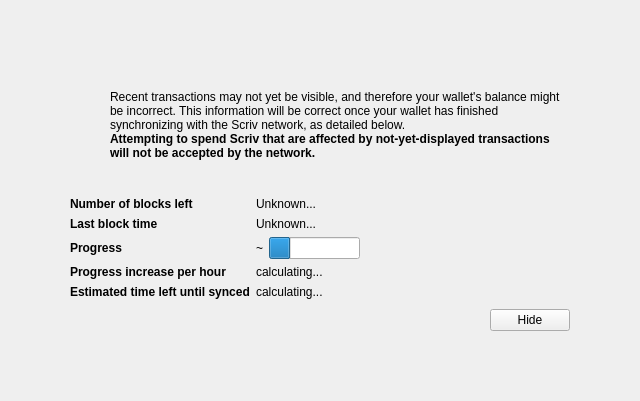
<?xml version="1.0" encoding="UTF-8"?>
<ui version="4.0">
 <class>ModalOverlay</class>
 <widget class="ModalOverlay" name="ModalOverlay">
  <property name="geometry">
   <rect>
    <x>0</x>
    <y>0</y>
    <width>640</width>
    <height>401</height>
   </rect>
  </property>
  <property name="windowTitle">
   <string>Form</string>
  </property>
  <layout class="QVBoxLayout" name="verticalLayout" stretch="0">
   <property name="sizeConstraint">
    <enum>QLayout::SetDefaultConstraint</enum>
   </property>
   <property name="leftMargin">
    <number>0</number>
   </property>
   <property name="topMargin">
    <number>0</number>
   </property>
   <property name="rightMargin">
    <number>0</number>
   </property>
   <property name="bottomMargin">
    <number>0</number>
   </property>
   <item>
    <widget class="QWidget" name="bgWidget" native="true">
     <property name="styleSheet">
      <string notr="true"/>
     </property>
     <layout class="QVBoxLayout" name="verticalLayoutMain" stretch="0">
      <property name="leftMargin">
       <number>60</number>
      </property>
      <property name="topMargin">
       <number>60</number>
      </property>
      <property name="rightMargin">
       <number>60</number>
      </property>
      <property name="bottomMargin">
       <number>60</number>
      </property>
      <item>
       <widget class="QWidget" name="contentWidget" native="true">
        <property name="styleSheet">
         <string notr="true"/>
        </property>
        <layout class="QVBoxLayout" name="verticalLayoutSub" stretch="1,0,0,0,0">
         <property name="spacing">
          <number>0</number>
         </property>
         <property name="leftMargin">
          <number>10</number>
         </property>
         <property name="topMargin">
          <number>10</number>
         </property>
         <property name="rightMargin">
          <number>10</number>
         </property>
         <property name="bottomMargin">
          <number>10</number>
         </property>
         <item>
          <layout class="QHBoxLayout" name="horizontalLayoutIconText" stretch="0,1">
           <property name="topMargin">
            <number>20</number>
           </property>
           <item>
            <layout class="QVBoxLayout" name="verticalLayoutIcon">
             <property name="leftMargin">
              <number>0</number>
             </property>
             <item>
              <widget class="QPushButton" name="warningIcon">
               <property name="enabled">
                <bool>false</bool>
               </property>
               <property name="text">
                <string/>
               </property>
               <property name="icon">
                <iconset>
                 <normaloff>:/icons/warning</normaloff>
                 <disabledoff>:/icons/warning</disabledoff>:/icons/warning</iconset>
               </property>
               <property name="iconSize">
                <size>
                 <width>48</width>
                 <height>48</height>
                </size>
               </property>
               <property name="flat">
                <bool>true</bool>
               </property>
              </widget>
             </item>
             <item>
              <spacer name="verticalSpacerWarningIcon">
               <property name="orientation">
                <enum>Qt::Vertical</enum>
               </property>
               <property name="sizeHint" stdset="0">
                <size>
                 <width>20</width>
                 <height>40</height>
                </size>
               </property>
              </spacer>
             </item>
            </layout>
           </item>
           <item>
            <layout class="QVBoxLayout" name="verticalLayoutInfoText">
             <property name="leftMargin">
              <number>0</number>
             </property>
             <property name="topMargin">
              <number>0</number>
             </property>
             <item>
              <widget class="QLabel" name="infoText">
               <property name="text">
                <string>Recent transactions may not yet be visible, and therefore your wallet's balance might be incorrect. This information will be correct once your wallet has finished synchronizing with the Scriv network, as detailed below.</string>
               </property>
               <property name="textFormat">
                <enum>Qt::RichText</enum>
               </property>
               <property name="wordWrap">
                <bool>true</bool>
               </property>
              </widget>
             </item>
             <item>
              <widget class="QLabel" name="infoTextStrong">
               <property name="font">
                <font>
                 <weight>75</weight>
                 <bold>true</bold>
                </font>
               </property>
               <property name="text">
                <string>Attempting to spend Scriv that are affected by not-yet-displayed transactions will not be accepted by the network.</string>
               </property>
               <property name="textFormat">
                <enum>Qt::RichText</enum>
               </property>
               <property name="wordWrap">
                <bool>true</bool>
               </property>
              </widget>
             </item>
             <item>
              <spacer name="verticalSpacerInTextSpace">
               <property name="orientation">
                <enum>Qt::Vertical</enum>
               </property>
               <property name="sizeHint" stdset="0">
                <size>
                 <width>20</width>
                 <height>40</height>
                </size>
               </property>
              </spacer>
             </item>
            </layout>
           </item>
          </layout>
         </item>
         <item>
          <spacer name="verticalSpacerAfterText">
           <property name="orientation">
            <enum>Qt::Vertical</enum>
           </property>
           <property name="sizeHint" stdset="0">
            <size>
             <width>20</width>
             <height>40</height>
            </size>
           </property>
          </spacer>
         </item>
         <item>
          <layout class="QFormLayout" name="formLayout">
           <property name="fieldGrowthPolicy">
            <enum>QFormLayout::FieldsStayAtSizeHint</enum>
           </property>
           <property name="horizontalSpacing">
            <number>6</number>
           </property>
           <property name="verticalSpacing">
            <number>6</number>
           </property>
           <property name="topMargin">
            <number>10</number>
           </property>
           <item row="0" column="0">
            <widget class="QLabel" name="labelNumberOfBlocksLeft">
             <property name="font">
              <font>
               <weight>75</weight>
               <bold>true</bold>
              </font>
             </property>
             <property name="text">
              <string>Number of blocks left</string>
             </property>
            </widget>
           </item>
           <item row="0" column="1">
            <widget class="QLabel" name="numberOfBlocksLeft">
             <property name="text">
              <string>Unknown...</string>
             </property>
            </widget>
           </item>
           <item row="1" column="0">
            <widget class="QLabel" name="labelLastBlockTime">
             <property name="font">
              <font>
               <weight>75</weight>
               <bold>true</bold>
              </font>
             </property>
             <property name="text">
              <string>Last block time</string>
             </property>
            </widget>
           </item>
           <item row="1" column="1">
            <widget class="QLabel" name="newestBlockDate">
             <property name="sizePolicy">
              <sizepolicy hsizetype="Maximum" vsizetype="Preferred">
               <horstretch>0</horstretch>
               <verstretch>0</verstretch>
              </sizepolicy>
             </property>
             <property name="text">
              <string>Unknown...</string>
             </property>
            </widget>
           </item>
           <item row="2" column="0">
            <widget class="QLabel" name="labelSyncDone">
             <property name="font">
              <font>
               <weight>75</weight>
               <bold>true</bold>
              </font>
             </property>
             <property name="text">
              <string>Progress</string>
             </property>
            </widget>
           </item>
           <item row="2" column="1">
            <layout class="QHBoxLayout" name="horizontalLayoutSync" stretch="0,1">
             <item>
              <widget class="QLabel" name="percentageProgress">
               <property name="text">
                <string>~</string>
               </property>
              </widget>
             </item>
             <item>
              <widget class="QProgressBar" name="progressBar">
               <property name="value">
                <number>24</number>
               </property>
               <property name="format">
                <string/>
               </property>
              </widget>
             </item>
            </layout>
           </item>
           <item row="4" column="0">
            <widget class="QLabel" name="labelProgressIncrease">
             <property name="font">
              <font>
               <weight>75</weight>
               <bold>true</bold>
              </font>
             </property>
             <property name="text">
              <string>Progress increase per hour</string>
             </property>
            </widget>
           </item>
           <item row="4" column="1">
            <widget class="QLabel" name="progressIncreasePerH">
             <property name="text">
              <string>calculating...</string>
             </property>
            </widget>
           </item>
           <item row="5" column="0">
            <widget class="QLabel" name="labelEstimatedTimeLeft">
             <property name="font">
              <font>
               <weight>75</weight>
               <bold>true</bold>
              </font>
             </property>
             <property name="text">
              <string>Estimated time left until synced</string>
             </property>
            </widget>
           </item>
           <item row="5" column="1">
            <widget class="QLabel" name="expectedTimeLeft">
             <property name="text">
              <string>calculating...</string>
             </property>
            </widget>
           </item>
          </layout>
         </item>
         <item>
          <layout class="QHBoxLayout" name="horizontalLayoutButtons">
           <property name="leftMargin">
            <number>10</number>
           </property>
           <property name="topMargin">
            <number>10</number>
           </property>
           <item>
            <spacer name="horizontalSpacer">
             <property name="orientation">
              <enum>Qt::Horizontal</enum>
             </property>
             <property name="sizeHint" stdset="0">
              <size>
               <width>40</width>
               <height>20</height>
              </size>
             </property>
            </spacer>
           </item>
           <item>
            <widget class="QPushButton" name="closeButton">
             <property name="text">
              <string>Hide</string>
             </property>
            </widget>
           </item>
          </layout>
         </item>
         <item>
          <layout class="QVBoxLayout" name="verticalLayout_2">
           <item>
            <spacer name="verticalSpacer">
             <property name="orientation">
              <enum>Qt::Vertical</enum>
             </property>
             <property name="sizeHint" stdset="0">
              <size>
               <width>20</width>
               <height>40</height>
              </size>
             </property>
            </spacer>
           </item>
          </layout>
         </item>
        </layout>
       </widget>
      </item>
     </layout>
    </widget>
   </item>
  </layout>
 </widget>
 <customwidgets>
  <customwidget>
   <class>ModalOverlay</class>
   <extends>QWidget</extends>
   <header>modaloverlay.h</header>
   <container>1</container>
  </customwidget>
 </customwidgets>
 <resources/>
 <connections/>
</ui>
